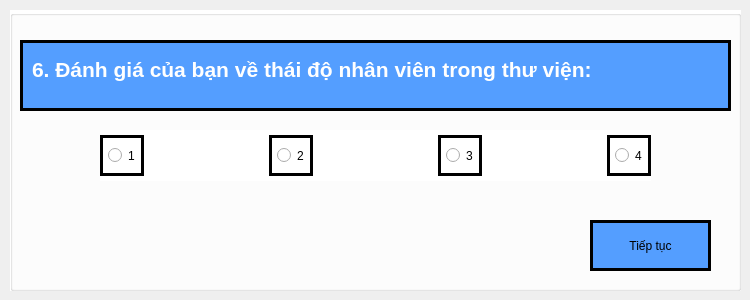
   <widget class="QWidget" name="page_5">
    <widget class="QGroupBox" name="groupBox_7">
     <property name="geometry">
      <rect>
       <x>10</x>
       <y>10</y>
       <width>731</width>
       <height>281</height>
      </rect>
     </property>
     <property name="styleSheet">
      <string notr="true">background-color: #ffffff;</string>
     </property>
     <property name="title">
      <string/>
     </property>
     <widget class="QTextBrowser" name="textBrowser_11">
      <property name="geometry">
       <rect>
        <x>10</x>
        <y>30</y>
        <width>711</width>
        <height>71</height>
       </rect>
      </property>
      <property name="styleSheet">
       <string notr="true">background-color: #549eff;
padding: 10px 5px;
border: 3px solid black;</string>
      </property>
      <property name="html">
       <string>&lt;!DOCTYPE HTML PUBLIC &quot;-//W3C//DTD HTML 4.0//EN&quot; &quot;http://www.w3.org/TR/REC-html40/strict.dtd&quot;&gt;
&lt;html&gt;&lt;head&gt;&lt;meta name=&quot;qrichtext&quot; content=&quot;1&quot; /&gt;&lt;style type=&quot;text/css&quot;&gt;
p, li { white-space: pre-wrap; }
&lt;/style&gt;&lt;/head&gt;&lt;body style=&quot; font-family:'PibotoLt'; font-size:8pt; font-weight:400; font-style:normal;&quot;&gt;
&lt;p style=&quot; margin-top:0px; margin-bottom:0px; margin-left:0px; margin-right:0px; -qt-block-indent:0; text-indent:0px;&quot;&gt;&lt;span style=&quot; font-size:16pt; font-weight:600; color:#ffffff;&quot;&gt;6. Đánh giá của bạn về thái độ nhân viên trong thư viện:&lt;/span&gt;&lt;/p&gt;&lt;/body&gt;&lt;/html&gt;</string>
      </property>
     </widget>
     <widget class="QPushButton" name="home_4">
      <property name="geometry">
       <rect>
        <x>580</x>
        <y>210</y>
        <width>121</width>
        <height>51</height>
       </rect>
      </property>
      <property name="styleSheet">
       <string notr="true">background-color: #549eff;
font: 75 italic 12pt &quot;Sans&quot;;
padding: 10px 5px;
border: 3px solid black;

</string>
      </property>
      <property name="text">
       <string>Tiếp tục</string>
      </property>
     </widget>
     <widget class="QWidget" name="layoutWidget_6">
      <property name="geometry">
       <rect>
        <x>90</x>
        <y>120</y>
        <width>551</width>
        <height>51</height>
       </rect>
      </property>
      <layout class="QHBoxLayout" name="horizontalLayout_6">
       <item>
        <widget class="QRadioButton" name="ra3_13">
         <property name="styleSheet">
          <string notr="true">font: 75 italic 12pt &quot;Sans&quot;;
padding: 10px 5px;
border: 3px solid black;
</string>
         </property>
         <property name="text">
          <string>1</string>
         </property>
        </widget>
       </item>
       <item>
        <spacer name="horizontalSpacer_16">
         <property name="orientation">
          <enum>Qt::Horizontal</enum>
         </property>
         <property name="sizeHint" stdset="0">
          <size>
           <width>40</width>
           <height>20</height>
          </size>
         </property>
        </spacer>
       </item>
       <item>
        <widget class="QRadioButton" name="ra3_14">
         <property name="styleSheet">
          <string notr="true">font: 75 italic 12pt &quot;Sans&quot;;
padding: 10px 5px;
border: 3px solid black;
</string>
         </property>
         <property name="text">
          <string>2</string>
         </property>
        </widget>
       </item>
       <item>
        <spacer name="horizontalSpacer_17">
         <property name="orientation">
          <enum>Qt::Horizontal</enum>
         </property>
         <property name="sizeHint" stdset="0">
          <size>
           <width>40</width>
           <height>20</height>
          </size>
         </property>
        </spacer>
       </item>
       <item>
        <widget class="QRadioButton" name="ra3_15">
         <property name="styleSheet">
          <string notr="true">font: 75 italic 12pt &quot;Sans&quot;;
padding: 10px 5px;
border: 3px solid black;
</string>
         </property>
         <property name="text">
          <string>3</string>
         </property>
        </widget>
       </item>
       <item>
        <spacer name="horizontalSpacer_18">
         <property name="orientation">
          <enum>Qt::Horizontal</enum>
         </property>
         <property name="sizeHint" stdset="0">
          <size>
           <width>40</width>
           <height>20</height>
          </size>
         </property>
        </spacer>
       </item>
       <item>
        <widget class="QRadioButton" name="ra3_16">
         <property name="styleSheet">
          <string notr="true">font: 75 italic 12pt &quot;Sans&quot;;
padding: 10px 5px;
border: 3px solid black;
</string>
         </property>
         <property name="text">
          <string>4</string>
         </property>
        </widget>
       </item>
      </layout>
     </widget>
    </widget>
   </widget>
